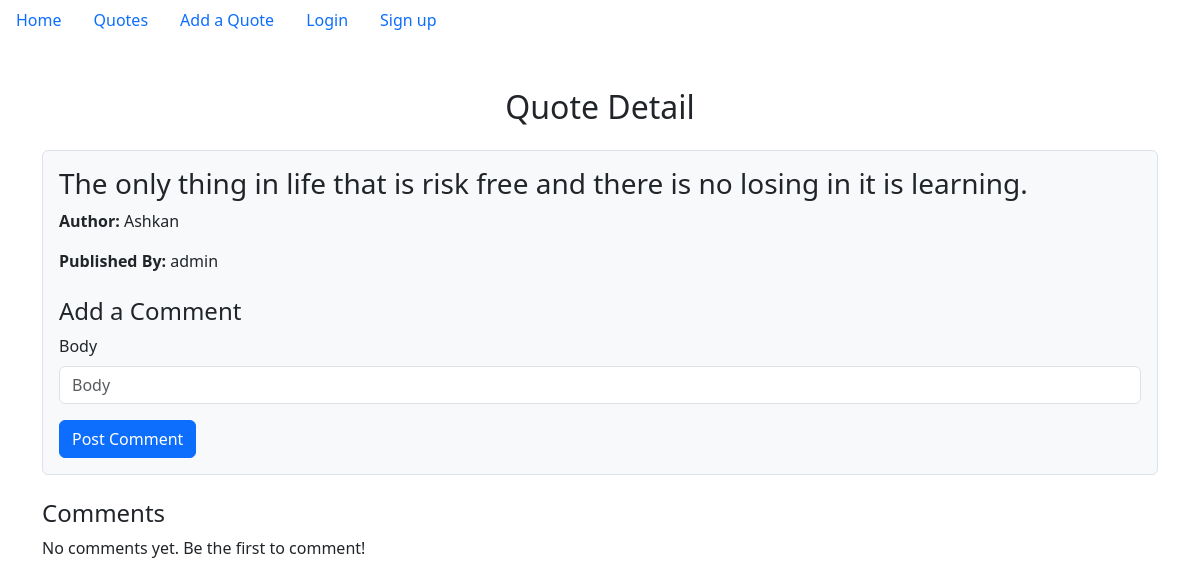
The app's page /quote/quote_detail/4/ with its own data.
### myApp/models.py (models this page shows, shortened)
class Quote(models.Model):
    body = models.CharField(max_length=500)
    publisher = models.ForeignKey(User, on_delete=models.CASCADE)
    author = models.CharField(max_length=260)
    like_numbers = models.PositiveSmallIntegerField(default=0)

### myApp/views.py (the view)
# urls.py: path('quote/quote_detail/<int:pk>/', views.quote_detail, name='quote_detail'),
def quote_detail(request, pk):
    quote = get_object_or_404(Quote, pk=pk)
    comments = Comment.objects.filter(quote=quote)
    comment_form = CommentForm()
    subcomment_form = SubCommentForm()
    return render(request, 'myApp/quote_detail.html', {
        'quote': quote,
        'comments': comments,
        'comment_form': comment_form,
        'subcomment_form': subcomment_form
    })

### myApp/forms.py
class CommentForm(forms.ModelForm):
    class Meta:
        model = Comment
        fields = ['body']

class SubCommentForm(forms.ModelForm):
    class Meta:
        model = SubComment
        fields = ['body']

### templates/myApp/quote_detail.html (shortened to what this page needs)
{% extends 'base.html' %}
{% load django_bootstrap5 %}
{% block content %}
<div class="container mt-5">
  <h2 class="text-center mb-4">Quote Detail</h2>
  <div class="quote-details mb-4 p-3 border rounded bg-light">
    <h3>{{ quote.body }}</h3>
    <p><strong>Author:</strong> {{ quote.author }}</p>
    <p><strong>Published By:</strong> {{ quote.publisher.username }}</p>
    <div class="comment-form mt-4">
      <h4>Add a Comment</h4>
      <form method="POST" action="{% url 'add_comment' quote.pk %}">
        {% bootstrap_form comment_form %}
        <button type="submit" class="btn btn-primary">Post Comment</button>
      </form>
    </div>
  </div>
  <div class="comments mt-4">
    <h4>Comments</h4>
    {% for comment in comments %}
      <div class="comment mb-4 p-3 border rounded bg-light">
        <p><strong>{{ comment.publisher.username }}:</strong> {{ comment.body }}</p>
        <p class="text-muted"><small>{{ comment.created_at }}</small></p>
        <div class="subcomment-form mt-3">
          <h5>Reply to this comment</h5>
          <form method="POST" action="{% url 'add_subcomment' quote.pk comment.id %}">
            {% csrf_token %}
            {% bootstrap_form subcomment_form %}
            <button type="submit" class="btn btn-secondary">Post Reply</button>
          </form>
        </div>
        <div class="subcomments mt-4 ml-4">
          {% for subcomment in comment.sub_comments.all %}
            <div class="subcomment mb-3 p-3 border-left">
              <p><strong>{{ subcomment.publisher.username }}:</strong> {{ subcomment.body }}</p>
              <p class="text-muted"><small>{{ subcomment.created_at }}</small></p>
            </div>
          {% empty %}
            <p>No replies yet. Be the first to reply!</p>
          {% endfor %}
        </div>
      </div>
    {% empty %}
      <p>No comments yet. Be the first to comment!</p>
    {% endfor %}
  </div>
</div>
{% endblock %}

### static/css/base.css (style rules this page uses)
body { background-color: cornsilk; }

### records on screen
Quote: body "The only thing in life that is risk free and there is no losing in it is learning.", author "Ashkan", publisher.username "admin"
